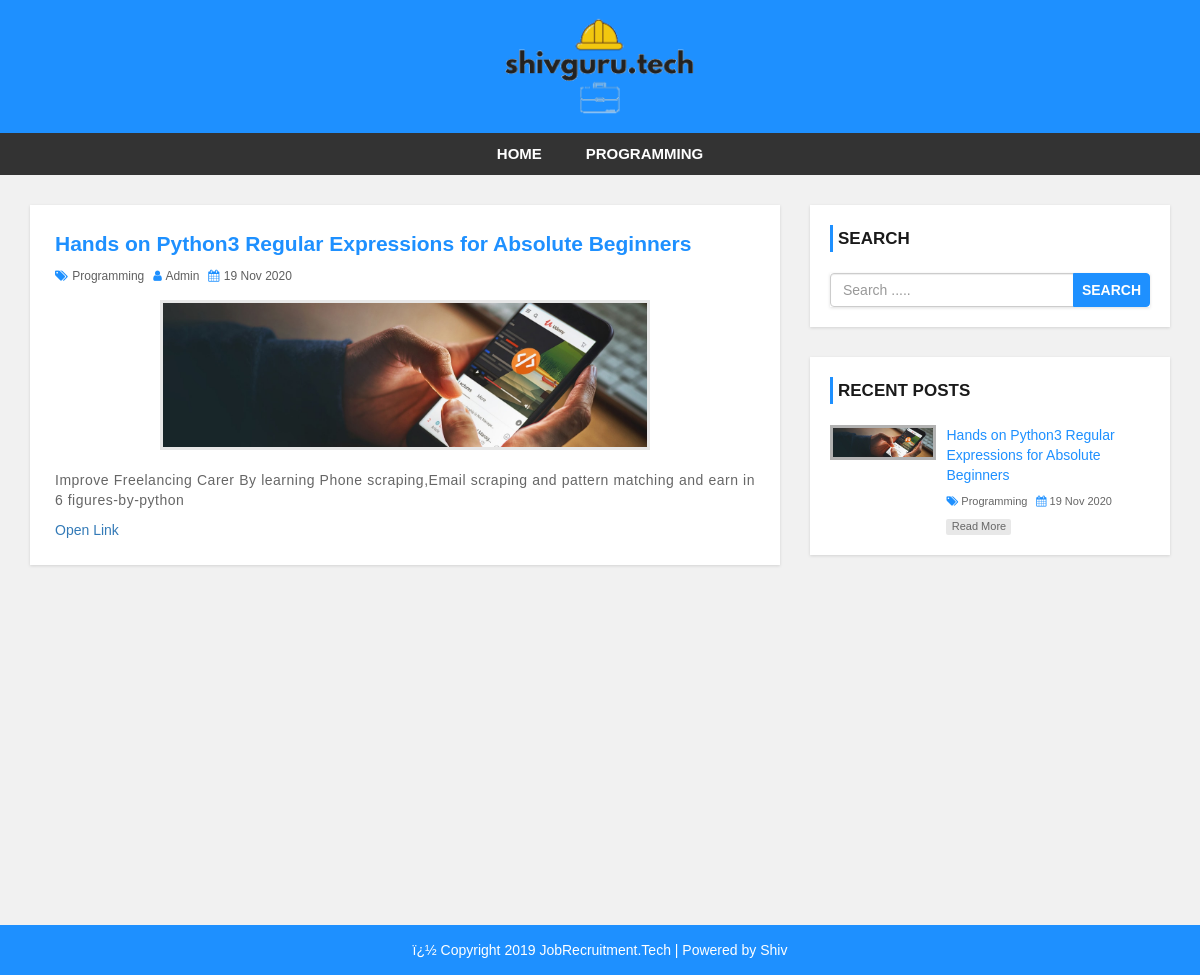
/udemypost/single.php?id=37, run on the app's committed database.
### tables this page shows
CREATE TABLE `settings` (
  `websitename` varchar(100) NOT NULL,
  `logo` varchar(100) NOT NULL,
  `footerdesc` text NOT NULL
);

CREATE TABLE `category` (
  `category_id` int(11) NOT NULL,
  `category_name` varchar(100) NOT NULL,
  `post` int(11) NOT NULL DEFAULT 0
);

CREATE TABLE `post` (
  `post_id` int(11) NOT NULL,
  `title` varchar(100) NOT NULL,
  `description` text NOT NULL,
  `category` varchar(100) NOT NULL,
  `post_date` varchar(50) NOT NULL,
  `author` int(11) NOT NULL,
  `post_img` varchar(100) NOT NULL,
  `link` varchar(600) NOT NULL
);

CREATE TABLE `user` (
  `user_id` int(10) UNSIGNED NOT NULL,
  `first_name` varchar(30) NOT NULL,
  `last_name` varchar(30) NOT NULL,
  `username` varchar(30) DEFAULT NULL,
  `password` varchar(40) DEFAULT NULL,
  `role` int(11) NOT NULL
);

### udemypost/config.php (called while the page is built, shortened)
<?php
$hostname = "http://3.21.241.177/udemypost";
?>

### udemypost/single.php (the view)
<?php include 'header.php'; ?>
    <div id="main-content">
        <div class="container">
            <div class="row">
                <div class="col-md-8">
                    <div class="post-container">
                    <?php
                            include "config.php";
                            $post_id = $_GET['id'];
                            $sql = "SELECT post.post_id, post.title, post.description, post.post_date,post.link,
                            category.category_name, user.username,post.category,post.post_img FROM post
                            LEFT JOIN category ON post.category = category.category_id
                            LEFT JOIN user ON post.author = user.user_id
                            WHERE post.post_id = {$post_id}";
                            $result = mysqli_query($con, $sql) or die ("Query Faild.");
                            if(mysqli_num_rows($result) > 0){
                                while($row = mysqli_fetch_assoc($result)) {
                        ?>
                        <div class="post-content single-post">
                            <h3><?php echo $row['title']; ?></h3>
                            <div class="post-information">
                                <span>
                                    <i class="fa fa-tags" aria-hidden="true"></i>
                                    <a href='category.php?cid=<?php echo $row['category']; ?>'><?php echo $row['category_name']; ?></a>
                                </span>
                                <span>
                                    <i class="fa fa-user" aria-hidden="true"></i>
                                    <a href='author.php'><?php echo $row['username']; ?></a>
                                </span>
                                <span>
                                    <i class="fa fa-calendar" aria-hidden="true"></i>
                                    <?php echo $row['post_date']; ?>
                                </span>
                            </div>
                            <img class="single-feature-image" src="admin/upload/<?php echo $row['post_img']; ?>" alt=""/>
                            <p class="description"><?php echo $row['description']; ?></p>
                            <a href="<?php echo $row['link']; ?>" target="#">Open Link</a>
                        </div>
                        <?php
                                }
                            }else{
                                echo "<h2>No Record Found.</h2>";
                            }
                        ?>
                    </div>
                </div>
                <?php include 'sidebar.php'; ?>
            </div>
        </div>
    </div>
<?php include 'footer.php'; ?>

### udemypost/header.php (shortened to what this page needs)
<!DOCTYPE html>
<html lang="en">
<head>
    <link rel="stylesheet" href="css/bootstrap.min.css" />
    <link rel="stylesheet" href="css/font-awesome.css">
    <link rel="stylesheet" href="css/style.css">
</head>
<body>
<div id="header">
    <div class="container">
        <div class="row">
            <div class=" col-md-offset-4 col-md-4">
            <?php
                    include "config.php";
                    $sql = "SELECT * FROM settings ";
                    $result = mysqli_query($con, $sql) or die ("Query Faild.");
                    if(mysqli_num_rows($result) > 0){
                        while($row = mysqli_fetch_assoc($result)) {
                            if($row['logo'] == ""){
                                echo '<a href="index.php"><h1>'. $row['websitename'] .'</h1></a>';
                            }else{
                                echo '<a href="index.php" id="logo"><img src="admin/images/' . $row['logo'] . '"></a>';
                            }
                        }
                    }
                ?>
            </div>
        </div>
    </div>
</div>
<div id="menu-bar">
    <div class="container">
        <div class="row">
            <div class="col-md-12">
            <?php
                include "config.php";
                $sql = "SELECT * FROM category WHERE post > 0 ";
                $result = mysqli_query($con, $sql) or die ("Query Faild. : Category");
                    if(mysqli_num_rows($result) > 0){
                        $active = "";
                ?>
                <ul class='menu'>
                <li><a href='<?php echo $hostname; ?>'>Home</a></li>
                    <?php while($row = mysqli_fetch_assoc($result)) {
                        echo "<li><a class='{$active}' href='category.php?cid={$row['category_id']}'>{$row['category_name']}</a></li>";
                     } ?>
                </ul>
                <?php } ?>
            </div>
        </div>
    </div>
</div>

### udemypost/sidebar.php
<div id="sidebar" class="col-md-4">
    <div class="search-box-container">
        <h4>Search</h4>
        <form class="search-post" action="search.php" method ="GET">
            <div class="input-group">
                <input type="text" name="search" class="form-control" placeholder="Search .....">
                <span class="input-group-btn">
                    <button type="submit" class="btn btn-danger">Search</button>
                </span>
            </div>
        </form>
    </div>
    <div class="recent-post-container">
        <h4>Recent Posts</h4>
        <?php
        include "config.php";
            $limit = 3;
            $sql = "SELECT post.post_id, post.title, post.post_date,
            category.category_name, post.category,post.post_img FROM post
            LEFT JOIN category ON post.category = category.category_id
            ORDER BY post.post_id DESC LIMIT {$limit}";
            $result = mysqli_query($con, $sql) or die ("Query Faild. : Recent Post");
            if(mysqli_num_rows($result) > 0){
                while($row = mysqli_fetch_assoc($result)) {
        ?>
        <div class="recent-post">
            <a class="post-img" href="single.php?id=<?php echo $row['post_id']; ?>">
                <img src="admin/upload/<?php echo $row['post_img']; ?>" alt=""/>
            </a>
            <div class="post-content">
                <h5><a href="single.php?id=<?php echo $row['post_id']; ?>"><?php echo $row['title']; ?></a></h5>
                <span>
                    <i class="fa fa-tags" aria-hidden="true"></i>
                    <a href='category.php?cid=<?php echo $row['category']; ?>'><?php echo $row['category_name']; ?></a>
                </span>
                <span>
                    <i class="fa fa-calendar" aria-hidden="true"></i>
                    <?php echo $row['post_date']; ?>
                </span>
                <a class="read-more" href="single.php?id=<?php echo $row['post_id']; ?>">read more</a>
            </div>
        </div>
        <?php
            }
        }
        ?>
    </div>
</div>

### udemypost/footer.php
<div id ="footer">
    <div class="container">
        <div class="row">
            <div class="col-md-12">
                <?php
                    include "config.php";
                    $sql = "SELECT * FROM settings ";
                    $result = mysqli_query($con, $sql) or die ("Query Faild.");
                    if(mysqli_num_rows($result) > 0){
                        while($row = mysqli_fetch_assoc($result)) {
                ?>
                <span><?php echo $row['footerdesc']; ?></span>
                <?php
                        }
                    }
                ?>
            </div>
        </div>
    </div>
</div>
</body>
</html>

### udemypost/css/style.css (style rules this page uses)
body { background: #f1f1f1; font-family: sans-serif,arial,Helvetica; }
a, a:hover, a:focus { text-decoration: none; outline: none; }
ul { margin:0; padding:0; list-style:none; }
form { background: #fff; padding: 25px; box-shadow:0 1px 3px rgba(0, 0, 0, 0.13); }
#header { background: #1e90ff; text-align: center; padding: 15px; }
#logo { display: inline-block; width: 65%; }
#logo img { width: 100%; }
#menu-bar { background: #333; text-align: center; }
#menu-bar .menu > li { display: inline-block; }
.menu > li > a { padding: 10px 20px; display: block; text-transform: uppercase; color: #fff; font-size: 15px; font-weight:600; transition:all 0.5s ease 0s; }
#main-content { padding: 30px 0; min-height: 750px; }
#main-content .post-container { background-color: #fff; padding: 25px; box-shadow: 0 1px 3px rgba(0, 0, 0, 0.13); }
#main-content .post-content { border-bottom: 1px solid #d1d1d1; padding: 0 0 30px; margin-bottom:30px; }
#main-content .post-content img { width: 100%; }
#main-content .post-content h3 { font-size: 21px; line-height: 28px; font-weight: 600; margin: 0 0 7px; }
#main-content .post-content .post-information span { color: #606060; font-size: 12px; text-transform: capitalize; margin: 0 5px 5px 0; display: inline-block; }
#main-content .post-content .post-information i { color: #1e90ff; margin-right: 1px; }
#main-content .post-content .post-information a { color: #606060; text-decoration: none; }
#main-content .post-content p, #main-content .single-post p { color: #666; font-size: 14px; letter-spacing: 0.5px; margin:0 0 10px; }
#main-content .post-content a.read-more { color: #fff; background-color: #1E90FF; font-size: 12px; text-transform: capitalize; padding: 3px 8px; border-radius: 2px; transition: all 0.3s; }
#main-content .single-post { border: none; margin-bottom: 0; padding-bottom: 0; }
#main-content .single-post h3 { color: #1e90ff; }
#main-content .single-post .post-information { margin: 0 0 10px; }
#main-content .single-post p { text-align: justify; }
#main-content .single-post img.single-feature-image { width: 70%; margin: 0 auto 20px; display: block; border: 3px solid #e7e7e7; }
i.fa { color:#222; }
#sidebar h4 { color: #1A1A1A; font-size: 17px; line-height: 27px; font-weight:600; text-transform: uppercase; padding: 0 0 0 5px; margin: 0 0 21px; border-left: 3px solid #1e90ff; }
#sidebar .search-box-container { background-color: #fff; padding: 20px; margin: 0 0 30px; box-shadow: 0 1px 3px rgba(0, 0, 0, 0.13); }
#sidebar .search-post { padding: 0; }
#sidebar .search-post input { color: #606060; }
#sidebar .search-post .btn { font-weight: 600; text-transform: uppercase; padding: 6px 8px; background-color: #1E90FF; border-color: #1E90FF; outline: none; }
#sidebar .recent-post-container { padding: 20px; background: #fff; box-shadow: 0 1px 3px rgba(0, 0, 0, 0.13); }
#sidebar .recent-post { border-bottom: 1px solid #e7e7e7; padding: 0 0 15px; margin: 0 0 15px; }
#sidebar .recent-post:last-child { margin: 0; padding: 0; border: none; }
#sidebar .recent-post .post-img { display: inline-block; width: 33%; border: 3px solid rgba(0,0,0,0.3); vertical-align: top; transition: border .3s; }
#sidebar .recent-post .post-img img { width: 100%; }
#sidebar .recent-post .post-content { width: 65%; display: inline-block; border: none; padding: 0 0 0 7px; margin: 0; }
#sidebar .recent-post h5 { font-size: 14px; line-height: 20px; margin: 0 0 5px; }
#sidebar .recent-post h5 a { color: #1E90FF; }
#sidebar .recent-post span { color: #666; font-size: 11px; display: inline-block; margin: 0 5px 10px 0; }
#sidebar .recent-post span a { color: #666; }
#sidebar .recent-post span i { color: #1E90FF; }
#sidebar .recent-post a.read-more { color: #666; background-color: rgba(0,0,0,0.09); width: 65px; font-size: 11px; text-align: center; padding: 0; display: block; transition: all 0.3s; }
#footer { color: #fff; padding:15px 0; text-align:center; background-color:#1e90ff; }

### data on the page
settings: logo (picture), footerdesc "ï¿½ Copyright 2019 JobRecruitment.Tech | Powered by Shiv"
category: category_name "PROGRAMMING"
post: title "Hands on Python3 Regular Expressions for Absolute Beginners", category.category_name "Programming", user.username "Admin", post_date "19 Nov 2020", post_img (picture), description "Improve Freelancing Carer By learning Phone scraping,Email scraping and pattern matching and earn in 6 figures-by-python"
